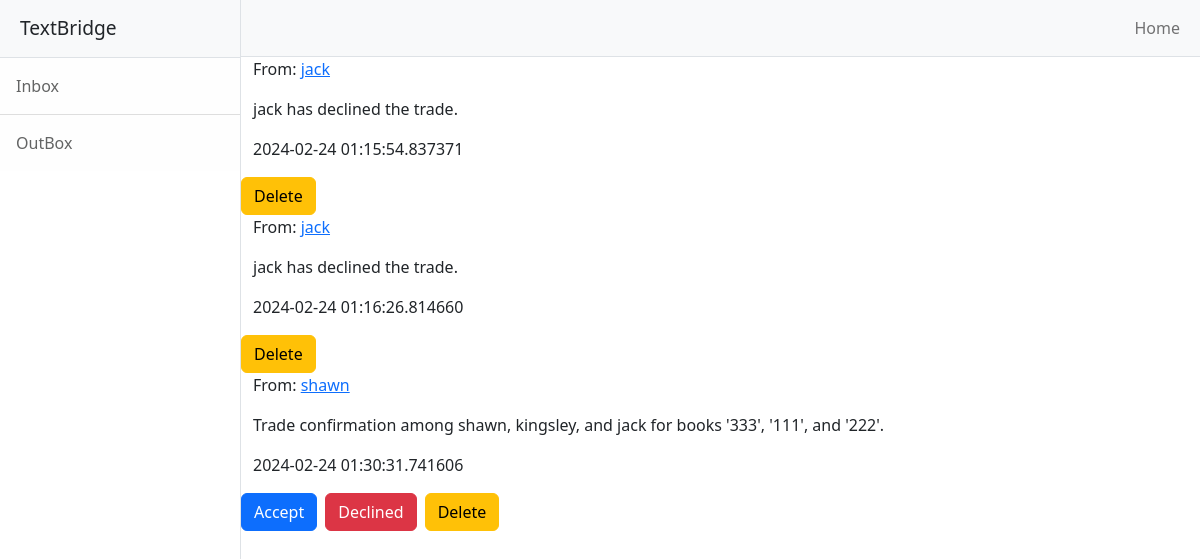
Screenshot of /inbox (signed in) with the database file from the repository.
### main.py (models this page shows)
class Message(db.Model):
    __tablename__ = "messages"
    id = db.Column(db.Integer, primary_key=True)
    sender_id = db.Column(db.Integer, db.ForeignKey('users.id'), nullable=False)
    recipient_id = db.Column(db.Integer, db.ForeignKey('users.id'), nullable=False)
    content = db.Column(db.Text, nullable=False)
    timestamp = db.Column(db.DateTime, index=True, default=datetime.utcnow)
    is_read = db.Column(db.Boolean, default=False, nullable=False)
    offer_id = db.Column(db.Integer, nullable=True)

class User(UserMixin, db.Model):
    __tablename__ = "users"
    id = db.Column(db.Integer, primary_key=True)
    email = db.Column(db.String(100), unique=True)
    password = db.Column(db.String(100))
    name = db.Column(db.String(100))
    wishbook = relationship('WishBook')
    ownhbook = relationship('OwnBook')
    sent_messages = db.relationship('Message', foreign_keys='Message.sender_id', backref='sender', lazy='dynamic')
    received_messages = db.relationship('Message', foreign_keys='Message.recipient_id', backref='recipient', lazy='dynamic')

### main.py (the view)
@app.route('/inbox')
@login_required
def inbox():
    received_messages = db.session.query(
        Message.id,
        Message.content,
        User.name.label('sender_name'),
        Message.sender_id,
        Message.offer_id,
        Message.timestamp
    ).join(User, User.id == Message.sender_id).filter(Message.recipient_id == current_user.id).all()
    return render_template('inbox.html', messages=received_messages)

### main.py (called while the page is built)
@login_manager.user_loader
def load_user(user_id):
    return db.get_or_404(User, user_id)

### templates/inbox.html (shortened to what this page needs)
<!DOCTYPE html>
<html lang="en">
    <head>
        <link href="../static/css/styles4.css" rel="stylesheet" />
    </head>
    <body>
        <div class="d-flex" id="wrapper">
            <div class="border-end bg-white" id="sidebar-wrapper">
                <div class="sidebar-heading border-bottom bg-light">TextBridge</div>
                <div class="list-group list-group-flush">
                    <a class="list-group-item list-group-item-action list-group-item-light p-3" href="{{ url_for('inbox')}}">Inbox</a>
                    <a class="list-group-item list-group-item-action list-group-item-light p-3" href="{{ url_for('outbox')}}">OutBox</a>
                </div>
            </div>
            <div id="page-content-wrapper">
                <nav class="navbar navbar-expand-lg navbar-light bg-light border-bottom">
                    <div class="container-fluid">
                        <div class="collapse navbar-collapse" id="navbarSupportedContent">
                            <ul class="navbar-nav ms-auto mt-2 mt-lg-0">
                                <li class="nav-item active"><a class="nav-link" href="{{ url_for('ownlist') }}">Home</a></li>
                            </ul>
                        </div>
                    </div>
                </nav>
                {% for message in messages %}
                <div class="container-fluid">
                    <p>From: <a href="{{ url_for('send_message', recipient_id=message.sender_id) }}">{{ message.sender_name }}</a></p>
                    <p>
                        {{ message.content }}
                    </p>
                    <p>
                        {{ message.timestamp }}
                    </p>
                </div>
                <div class="d-flex justify-content-start">
                    {% if message.offer_id %}
                    <form action="{{ url_for('accept_trade', message_id=message.id) }}" method="post">
                        <button type="submit" class="btn btn-primary me-2">Accept</button>
                    </form>
                    <form action="{{ url_for('decline_trade', message_id=message.id) }}" method="post">
                        <button type="submit" class="btn btn-danger me-2">Declined</button>
                    </form>
                    {% endif %}
                <form action="{{ url_for('delete_message', message_id=message.id) }}" method="post">
                    <button type="submit" class="btn btn-warning me-2">Delete</button>
                </form>
            </div>
                {% endfor %}
            </div>
        </div>
    </body>
</html>

### rows the page displays
Message: sender_name "jack", content "jack has declined the trade.", timestamp "2024-02-24 01:15:54.837371"
Message: sender_name "jack", content "jack has declined the trade.", timestamp "2024-02-24 01:16:26.814660"
Message: sender_name "shawn", content "Trade confirmation among shawn, kingsley, and jack for books '333', '111', and '222'.", timestamp "2024-02-24 01:30:31.741606"
